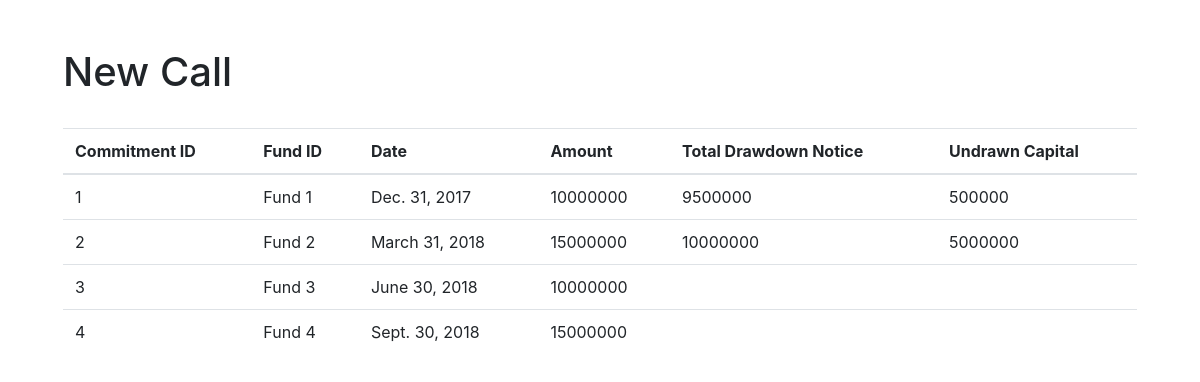
Page /newcall/ on the committed database.
### funding/models.py (models this page shows, shortened)
class data_commitment(models.Model):
    commitment_id = models.AutoField(primary_key=True)
    fund_id = models.ForeignKey(data_fund, on_delete=models.CASCADE)
    date = models.DateField()
    amount = models.IntegerField()

class data_fund(models.Model):
    fund_id = models.IntegerField(primary_key=True)
    fund_name = models.CharField(max_length=40)
    def __str__(self):
        return self.fund_name

class data_fund_investment(models.Model):
    id = models.AutoField(primary_key=True)
    call_id = models.ForeignKey(data_call, on_delete=models.CASCADE)
    commitment_id = models.ForeignKey(data_commitment, on_delete=models.CASCADE)
    fund_id = models.ForeignKey(data_fund, on_delete=models.CASCADE)

class data_call(models.Model):
    call_id = models.AutoField(primary_key=True)
    date = models.DateField()
    investment_name = models.CharField(max_length=40)
    capital_requirement = models.IntegerField()

### funding/views.py (the view)
# urls.py: path('newcall/', views.newcall, name='newcall'),
def newcall(request):
    latest_commitment_list = data_commitment.objects.order_by('commitment_id')[:100]
    data_fund_investment_list = data_fund_investment.objects.order_by('id')[:100]
    dfi = data_fund_investment.objects.select_related('commitment_id')
    template = loader.get_template('funding/newcall.html')
    context = {
        'latest_commitment_list': latest_commitment_list,
        'data_fund_investment_list': data_fund_investment_list,
        'dfi': dfi
    }
    return HttpResponse(template.render(context, request))

### funding/templates/funding/newcall.html (shortened to what this page needs)
<html><head>
<link rel="stylesheet" href="https://stackpath.bootstrapcdn.com/bootstrap/4.3.1/css/bootstrap.min.css">
</head>
<body class=" m-5">
<div class="container">
<h1>New Call</h1>
</div>
<br />
<div class="container">
{% load mathfilters %}
{% if latest_commitment_list %}
    <table class="table table-hover">
        <tr>
        <th>Commitment ID</th>
        <th>Fund ID</th>
        <th>Date</th>
        <th>Amount</th>
        <th>Total Drawdown Notice</th>
        <th>Undrawn Capital</th>
        </tr>
    <tbody>
    {% for commitment in latest_commitment_list %}
        <tr>
        <td>{{ commitment.commitment_id }}</td>
        <td>{{ commitment.fund_id }}</td>
        <td>{{ commitment.date }}</td>
        <td>{{ commitment.amount }}
        <td>
            {% for commit in commitment.data_fund_investment_set.all %}
                {{commit.call_id.capital_requirement}}
            {% endfor %}
        </td>
        <td>
            {% for commit in commitment.data_fund_investment_set.all %}
                {{commitment.amount|sub:commit.call_id.capital_requirement}}
            {% endfor %}
        </td>
        </tr>
    {% endfor %}
    </tbody>
    </table>
{% else %}
    <p>No commitments are available.</p>
{% endif %}
</div>
</body>
</html>

### rows in the picture
data_commitment: commitment_id "1", fund_id "Fund 1", date "Dec. 31, 2017", amount "10000000", amount|sub "500000"
data_fund_investment: call_id.capital_requirement "9500000"
data_commitment: commitment_id "2", fund_id "Fund 2", date "March 31, 2018", amount "15000000", amount|sub "5000000"
data_fund_investment: call_id.capital_requirement "10000000"
data_commitment: commitment_id "3", fund_id "Fund 3", date "June 30, 2018", amount "10000000"
data_commitment: commitment_id "4", fund_id "Fund 4", date "Sept. 30, 2018", amount "15000000"
